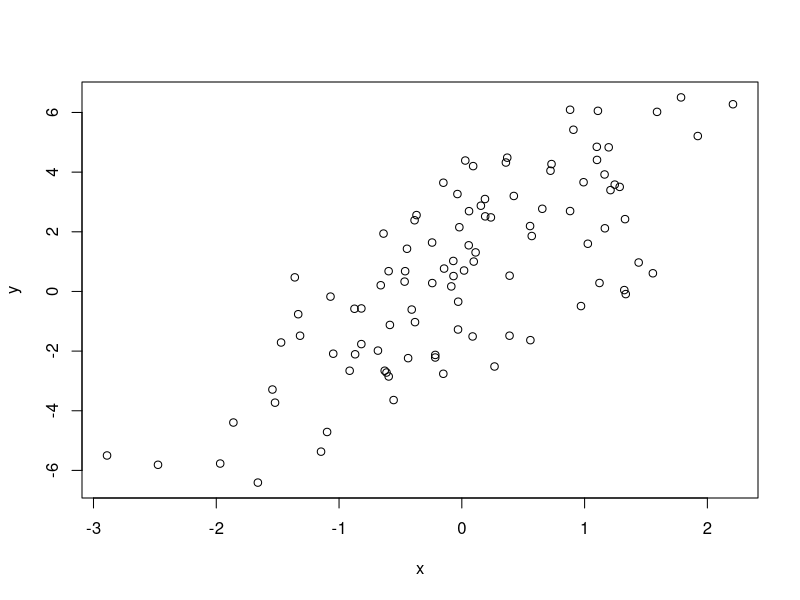
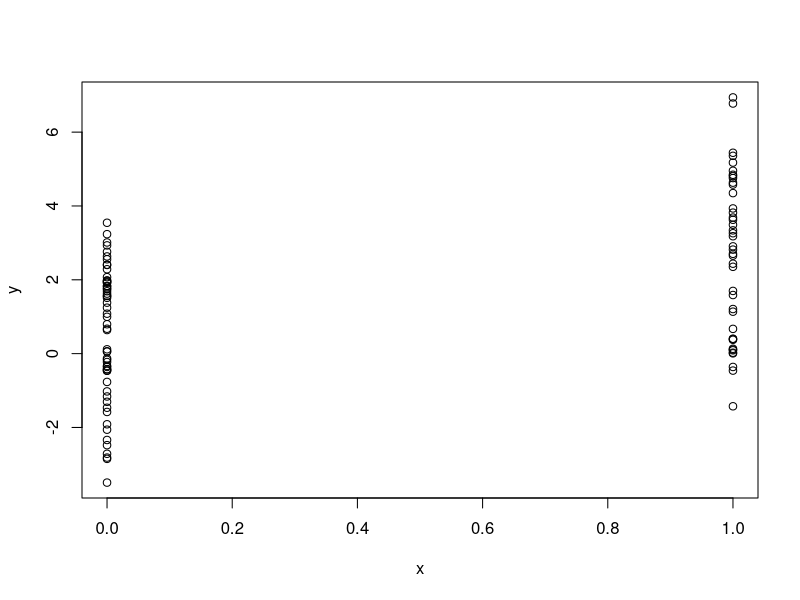
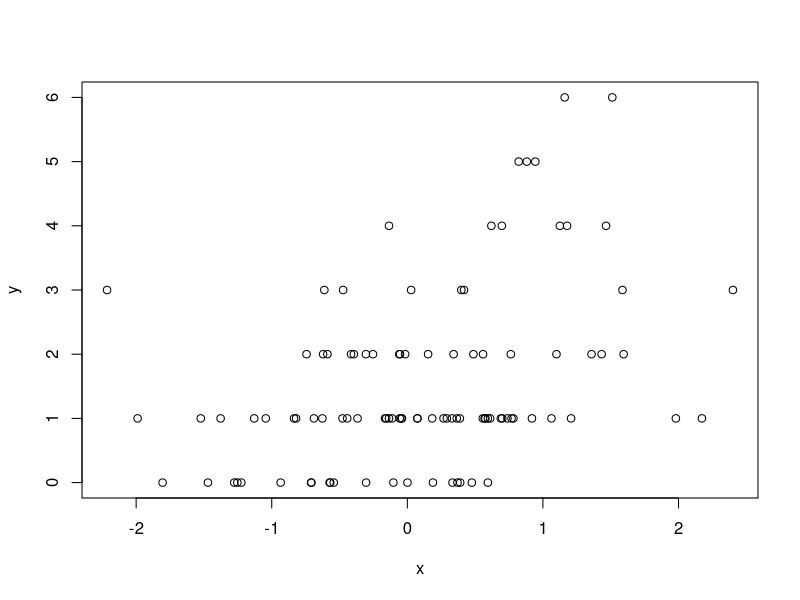
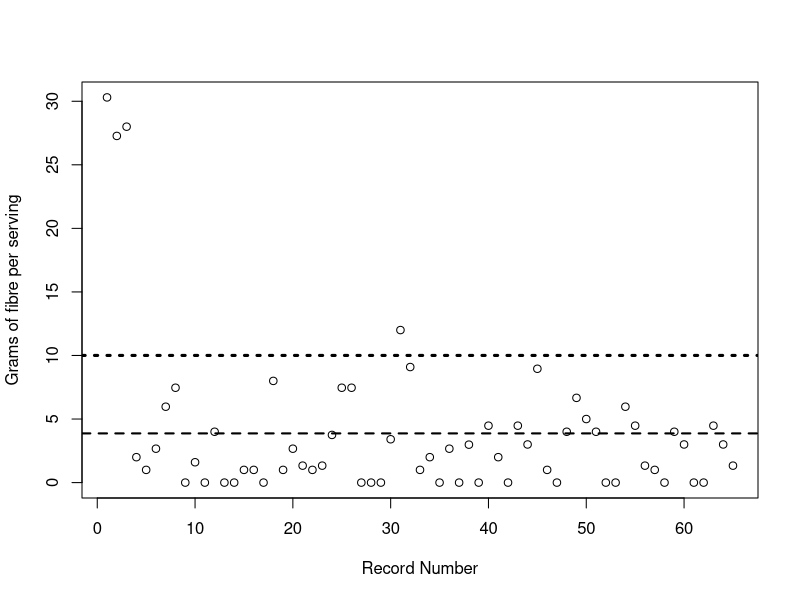
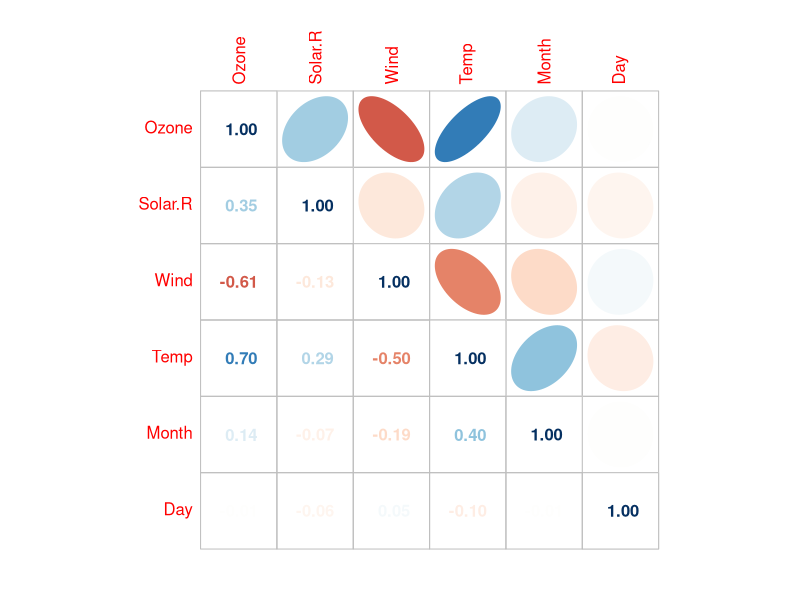

Generate these figures, in order, with R:
# MODULE 7 - Exploratory Data Analysis (numeric)
#
# (c) Copyright 2015-2024 - AMULET Analytics
# ---------------------------------------------------------------

# ---------------------------------------------------------------
# Probability distributions
#
# Many statistical tools and techniques used in data science 
# are based on probability. Probability measures how likely 
# it is for an event to occur on a scale from 0 (the event 
# never occurs) to 1 (the event always occurs.). When working 
# with data, variables in the columns of the data set can be 
# thought of as random variables: variables that vary due 
# to chance. A probability distribution describes how a 
# random variable is distributed; it tells us which values 
# a random variable is most likely to take on and which 
# values are less likely.

# In statistics, there are a range of precisely defined 
# probability distributions that have different shapes and 
# can be used to model different types of random events. 

# Knowing the distribution of data helps us better model 
# the world around us. It helps us to determine the 
# likeliness of various outcomes, or make an estimate of 
# the variability of an occurrence. All of this makes 
# knowing different probability distributions extremely 
# valuable in data science & machine learning.
#
# ---------------------------------------------------------------

# ---------------------------------------------------------------
# Generating random numbers for synthetic test data - normal 
# probability distribution using rnorm()
# ---------------------------------------------------------------

# The normal (aka Gaussian) distribution is perhaps the most 
# important distribution in all of statistics. It turns out 
# that many real world phenomena, like IQ test scores and 
# human heights, roughly follow a normal distribution, so 
# it is often used to model random variables. 

# Random number generation for the normal distribution with 
# argument "mean" equal to mean and "sd" equal to standard 
# deviation.
x <- rnorm(10, mean=0, sd=1)
x
#[1] -1.0699555 -0.5408636 -1.2404782  2.4247933 -0.1610625  0.6300392
#[7]  0.7965898  0.3648089  1.6164017  0.6919018

# 10 random numbers, normally distributed, mean=20, sd=2
x <- rnorm(10, mean=20, sd=2)
x
#[1] 21.78827 22.77555 19.77708 19.53316 21.55689 18.56826 23.19788
#[8] 18.47157 20.30528 19.34516

summary(x)


# ---------------------------------------------------------------
# Generating random numbers with seed() for experimental 
# reproducability 

rnorm(5)
#[1] -0.6264538  0.1836433 -0.8356286  1.5952808  0.3295078

# Different random numbers!
rnorm(5)
#[1] -0.8204684  0.4874291  0.7383247  0.5757814 -0.3053884

# Use same seed value to generate the same random numbers
set.seed(1)
rnorm(5)
#[1] -0.6264538  0.1836433 -0.8356286  1.5952808  0.3295078

set.seed(1)
rnorm(5)
#[1] -0.6264538  0.1836433 -0.8356286  1.5952808  0.3295078


# ---------------------------------------------------------------
# Generating random numbers for synthetic test data - Poisson 
# probability distribution using rpois()
# ---------------------------------------------------------------

# The Poisson Distribution is a discrete probability 
# distribution that is very useful in situations where the 
# discrete events occur in a continuous manner. 

# This has a huge application in many practical scenarios like: 
# - The number of calls received per minute at a call center
# - Visitors to a website
# - Movements in a stock prices
# - Number of cars arriving at a car wash during a 20 min interval

# rpois() returns a integer vector
rpois(n=10, lambda=1)    # lambda (rate) =1, vector of means
#[1] 0 0 1 1 2 1 1 4 1 2

rpois(10, 2)             # Now rate = 2 so slightly larger
#[1] 4 1 2 0 1 1 0 1 4 1

rpois(10, 20)            # Now rate = 20
#[1] 19 19 24 23 22 24 23 20 11 22


# ---------------------------------------------------------------
# Generating random numbers for synthetic test data - Binomial 
# probability distribution using rbinom()
# ---------------------------------------------------------------

# The binomial distribution model is an important probability 
# model that is used when there are two possible outcomes 
# (hence "binomial"). 

# Arguments: 
# n=1 Number of observations 
# size=1 Number of independent trials 
# prob=0.5 probability of SUCCESS for each trial (fair coin toss)

# 10 different random numbers
rbinom(n = 10, size = 1, prob = 0.5)
# [1] 0 1 0 1 1 0 1 0 1 0

# Find number of successes in 10 trials
rbinom(n = 1, size = 10, p = 0.5)
# [1] 3


# ---------------------------------------------------------------
# Using synthetic data for running linear model data experiments
# ---------------------------------------------------------------

set.seed(20)           # Set seed for reproducibility

x <- rnorm(100)        # Single predictor x
e <- rnorm(100, 0, 2)  # Error term (noise), mean=0, sd=2

# Use coefficients b1=2 (slope), b0=0.5 (y-intercept)
y <- 0.5 + 2 * x + e   # Linear model calc response y

# Simple scatter plot
plot(x, y)    # Note the linear trend


# ---------------------------------------------------------------
# Using synthetic data for running binomial data experiments
# ---------------------------------------------------------------

set.seed(10)         # Set seed for reproducibility

# Number of observations=100, number of trials=1, prob of 
# success each trial=0.5
x <- rbinom(100, 1, 0.5)    # All binary
e <- rnorm(100, 0, 2)       # Error term
y <- 0.5 + 2 * x + e

# Simple scatter plot
plot(x, y)         # X is binary with discrete values


# ---------------------------------------------------------------
# Using synthetic data for running Poisson data experiments:
# This one is called a "Poisson log-linear model"
# ---------------------------------------------------------------

set.seed(1)                # Set seed for reproducibility

# Generate 100 covariates
x <- rnorm(100)

# Compute the "log mean" of the model and then exponentiate 
# to get the mean (lambda).
# NOTE: log.mu is a vector of length 100.
log.mu <- 0.5 + 0.3 * x    

? rpois       # See lambda argument definition (can be vector)

# Call rpois() to generate 100 random variables, using vector 
# lambda
# NOTE: lambda is a vector of non-negative means, a linear 
# combination of the covariates corresponding to the ith 
# observation
y <- rpois(n=100, lambda=exp(log.mu))

# Simple scatter plot
plot(x, y)


# ---------------------------------------------------------------
# Performing counts
# ---------------------------------------------------------------

data(airquality)

# Show unique values found for a variable in order to become
# familiar with the distribution of the data.
unique(airquality$Month)       # Only month May - Sept covered
#[1] 5 6 7 8 9

# ---------------------------------------------------------------
# Count unique values for a variable using SQL
library(sqldf)
sqldf("select count(Ozone) from airquality where Ozone=11")
#  count(Ozone)
#1            3


# ---------------------------------------------------------------
# Exploring "contingency tables" aka crosstab
# ---------------------------------------------------------------

# Functions and data sets to support Venables and Ripley, "Modern 
# Applied Statistics with S" (4th edition, 2002)
# install.packages("MASS")
library(MASS)      # Large package with 170 page reference manual
data(Cars93)

? Cars93           # See data dictionary

Cars93$Type        # Factor variable with 6 levels

# Show all levels of a categorical variable (factor)
levels(Cars93$Type)
#[1] "Compact" "Large"   "Midsize" "Small"   "Sporty"  "Van"    

# Can use table() to count level values
table(Cars93$Type)
#Compact   Large Midsize   Small  Sporty     Van 
#     16      11      22      21      14       9 

# Can also compute percentages of observations represented by 
# each level
prop.table(table(Cars93$Type))
#Compact      Large    Midsize      Small     Sporty        Van 
#0.17204301 0.11827957 0.23655914 0.22580645 0.15053763 0.09677419 

sum(prop.table(table(Cars93$Type)))  # Must sum to 1
#[1] 1

# Do the same analysis for Origin
table(Cars93$Origin)
#    USA non-USA 
#     48      45 

prop.table(table(Cars93$Origin))
#      USA  non-USA 
# 0.516129 0.483871 

# Count types of cars with respect to their origin.
table(Cars93$Type, Cars93$Origin)
#        USA non-USA
#Compact   7       9
#Large    11       0
#Midsize  10      12
#Small     7      14
#Sporty    8       6
#Van       5       4

# Save table object in variable
ct1<-table(Cars93$Type, Cars93$Origin)
class(ct1)
# [1] "table"

# Sum rows of contingency table
rowSums(ct1)
#Compact   Large Midsize   Small  Sporty     Van 
#     16      11      22      21      14       9 

# Calculate frequencies (percentages) of contingency table
# prop.table() nested with table() gives frequencies.
#
# The result is a "joint probability distribution," from which 
# we can see that e.g., about 7.5% of cars are small and of 
# American origin.
prop.table(table(Cars93$Type, Cars93$Origin))
#               USA    non-USA
#Compact 0.07526882 0.09677419
#Large   0.11827957 0.00000000
#Midsize 0.10752688 0.12903226
#Small   0.07526882 0.15053763
#Sporty  0.08602151 0.06451613
#Van     0.05376344 0.04301075

# ---------------------------------------------------------------
# Chi-squared statistical test for categorical variables
# ---------------------------------------------------------------

# The most common question that arises from contingency tables 
# is if the row and column variables are independent. The most 
# basic way to answer it is to run a chi-squared statistical test
# on two categorical variables.
X <- chisq.test(Cars93$Type, Cars93$Origin)
X
#Pearson's Chi-squared test
#
#data:  Cars93$Type and Cars93$Origin
#X-squared = 14.08, df = 5, p-value = 0.01511

class(X)
#[1] "htest"

# From the above result, we can see that p-value is less than the 
# significance level (0.05). Therefore, we can conclude that 
# the two variables (Type & Origin) are not independent.

# Data scientists need to determine the relationship between 
# the independent features (predictors) and dependent variable
# (response variable). In feature selection, we aim to select 
# the features which are highly dependent on the response.


# ---------------------------------------------------------------
# Using summary() for summary statistics
# ---------------------------------------------------------------

# Summary statistics for all variables in data set
# Min: smallest value for a continuous variable
# Max: largest values for a continuous variable
# Mean: arithmetic mean (average) for a continuous variable
# Median: middle number in a sequence of values of a continuous variable
# The value of the 1st quartile (25th percentile): 
#   the value under which 25% of data points are found when they 
#   are arranged in increasing order.
# The value of the 3rd quartile (75th percentile): 
#   the value under which 75% of data points are found when they 
#   are arranged in increasing order.
# Shows # of NAs

# Automatically excludes NAs when calculating the summary statistics.

summary(airquality)

#Ozone           Solar.R           Wind       
#Min.   :  1.00   Min.   :  7.0   Min.   : 1.700  
#1st Qu.: 18.00   1st Qu.:115.8   1st Qu.: 7.400  
#Median : 31.50   Median :205.0   Median : 9.700  
#Mean   : 42.13   Mean   :185.9   Mean   : 9.958  
#3rd Qu.: 63.25   3rd Qu.:258.8   3rd Qu.:11.500  
#Max.   :168.00   Max.   :334.0   Max.   :20.700  
#NA's   :37       NA's   :7                       
#Temp           Month            Day      
#Min.   :56.00   Min.   :5.000   Min.   : 1.0  
#1st Qu.:72.00   1st Qu.:6.000   1st Qu.: 8.0  
#Median :79.00   Median :7.000   Median :16.0  
#Mean   :77.88   Mean   :6.993   Mean   :15.8  
#3rd Qu.:85.00   3rd Qu.:8.000   3rd Qu.:23.0  
#Max.   :97.00   Max.   :9.000   Max.   :31.0  

# Summary statistics for a specific variable
summary(airquality$Ozone)
#   Min. 1st Qu.  Median    Mean 3rd Qu.    Max.    NA's 
#   1.00   18.00   31.50   42.13   63.25  168.00      37 

data(iris)

# Show count of each factor level
summary(iris)       # This data set has a categorical variable Species
# Sepal.Length    Sepal.Width     Petal.Length    Petal.Width   
#Min.   :4.300   Min.   :2.000   Min.   :1.000   Min.   :0.100  
#1st Qu.:5.100   1st Qu.:2.800   1st Qu.:1.600   1st Qu.:0.300  
#Median :5.800   Median :3.000   Median :4.350   Median :1.300  
#Mean   :5.843   Mean   :3.057   Mean   :3.758   Mean   :1.199  
#3rd Qu.:6.400   3rd Qu.:3.300   3rd Qu.:5.100   3rd Qu.:1.800  
#Max.   :7.900   Max.   :4.400   Max.   :6.900   Max.   :2.500  
#      Species  
#setosa    :50  
#versicolor:50  
#virginica :50  


# ---------------------------------------------------------------
# Simple R statistical functions
# ---------------------------------------------------------------

# Mean, Min, Max, Range, Quantile
mean(airquality$Ozone, na.rm=TRUE)
#[1] 42.12931

min(airquality$Wind)
#[1] 1.7

# When using stats functions, always use na.rm=TRUE
max(airquality$Solar.R, na.rm=TRUE)
#[1] 334

range(airquality$Month)
#[1] 5 9

# ---------------------------------------------------------------
# Variance
# ---------------------------------------------------------------

# The variance is a numerical value used to indicate how widely 
# individuals in a group vary. If individual observations vary 
# greatly from the group mean, the variance is big. In contrast, 
# A variance of 0 means all the values are identical.

# Variance is defined as the average of the "squared distances" 
# from each point to the mean. Data scientists often use variance 
# to better understand the distribution of a data set.

# Variance can never be negative, because it is the average 
# squared deviation from the mean. A related statistic is 
# "standard devation" which is the square root of the variance 
# which is a measure that is used to quantify the amount of 
# variation or dispersion of a set of data values.

# FEATURE SELECTION:
# The "variance threshold" is a simple baseline approach to 
# feature selection. It removes all features which variance 
# doesn't meet some threshold. By default, it removes all 
# zero-variance features. We assume that features with a higher 
# variance may contain more useful information,

# Use the var() function in R to compute the variance
var(airquality$Temp)
# [1] 89.59133

var(airquality$Ozone, na.rm=TRUE)
# [1] 1088.201

# --------------------------------------------------------------
# Visualize "spread" of values of a numerical variable. 
# x-axis shows rows in data frame
# Draw long-dash line using mean
# Draw short-dash line using sd
# Notice outliers in upper left corner
library(MASS)
data(UScereal)

x=UScereal$fibre

plot(x,
     xlab="Record Number",
     ylab="Grams of fibre per serving")

# Add the mean line
abline(h=mean(x), lty=2, lwd=2)

# Add the standard deviation line
abline(h=mean(x)+sd(x), lty=3, lwd=3)

# ---------------------------------------------------------------
# Quantiles
# ---------------------------------------------------------------

# You can gain some insight into the distriution of a set of
# observations by examing quantiles. 
#
# A quantile is a value computed from a numeric vector that 
# indicates an observation's rank when compared to all the 
# other observations. 
#
# For example, the median is a quantile - it gives a value below
# which half of the vector values lie. It is the 0.5th quantile.

# Terminology:
# 0 quartile = 0 quantile = 0 percentile
#
# 1 quartile = 0.25 quantile = 25 percentile
#
# 2 quartile = .5 quantile = 50 percentile (median)
#
# 3 quartile = .75 quantile = 75 percentile
#
# 4 quartile = 1 quantile = 100 percentile

# Quantiles using default arg: probs = seq(0, 1, 0.25)
# Produces sample quantiles corresponding to the specified 
# probabilities. The smallest observation corresponds to 
# a probability of 0 and the largest to a probability of 1.
quantile(airquality$Ozone, probs=seq(0,1,0.25),na.rm=TRUE)
#  0%    25%    50%    75%   100% 
#1.00  18.00  31.50  63.25 168.00 

# Example: below indicates that 25% of the Ozone values lie at
# or below 18.00 and that 75% of the Ozone values lie at or below
# 63.25
quantile(airquality$Ozone, prob=c(0.25, 0.75), na.rm=TRUE)
#   25%   75% 
# 18.00 63.25 

# And now a more detailed probability distribution
quantile(airquality$Ozone, probs=seq(0,1,0.125), na.rm=TRUE)
#     0%   12.5%     25%   37.5%     50%   62.5%     75%   87.5%     100% 
#  1.000  12.000  18.000  23.000  31.500  43.625  63.250  83.250  168.000

# ---------------------------------------------------------------
# Covariance
# ---------------------------------------------------------------

# Covariance and Correlation are used to measure the relationship 
# between two variables. Covariance measures the degree to which 
# two variables change together, while correlation is a 
# standardized measure of covariance that ranges from -1 to 1, 
# indicating the strength and direction of the relationship.

# ---------------------------------------------------------------
# Understanding the relationship between variables is important. 
# A powerful statistical tool for measuring this relationship
# is the covariance using R's cov() function. 

# Covariance is a measure that quantifies the relationship
# between two variables. It tells us how changes in one variable
# are associated with changes in another. Covariance can be 
# positive, indicating a positive relationship, negative, 
# indicating a negative relationship, or zero indicating no
# relationship at all. 

# By exploring and analyzing covariance, you can uncover
# hidden patterns, dependencies, and trends. 

# Covariance can vary between -∞ and +∞
# Covariance is affected by the changes in scale.
# Covariance is zero indicates if one variable moves and the 
#    other doesn’t.

x <- c(5, 7, 3, 6, 8)
y <- c(65, 80, 50, 70, 90)

covariance <- cov(x,y)

# For every unit increase in x there is a 29 unit increase in y
covariance
#[1] 29

# ---------------------------------------------------------------
# Covariance matrix

data(mtcars)

# Calculate the covariance matrix for the mtcars dataset
cov_matrix <- cov(mtcars)
cov_matrix

# The values along the diagonal of the matrix are simply the 
# variances of each variable. The other values in the matrix 
# represent the covariances between the various variables.

# A positive number for covariance indicates that two variables 
# tend to increase or decrease simultaneously.

# A negative number for covariance indicates that as one 
# variable increases, a second variable tends to decrease.

# ---------------------------------------------------------------
# Correlation
# ---------------------------------------------------------------

# You can calculate variable correlation with cor() in R. 
# The Pearson correlation assumes the random variables to be 
# normally distributed.

# Correlation is determined by dividing the covariance by the 
# sum of the standard deviations of the variables. It standardizes 
# the covariance. Correlation is a standardized measurement that 
# has a range of -1 to 1. It enables meaningful comparisons 
# between several variables and is independent of the magnitude 
# of the variables.

# FEATURE SELECTION:
# Correlation is a measure of the linear relationship of 2 or 
# more variables. Through correlation, we can predict one 
# variable from the other. The logic behind using correlation 
# for feature selection is that the good predictors are highly 
# correlated with the response variable. Furthermore, predictors 
# should be correlated with the response but should be 
# uncorrelated with themselves.

# If two variables are correlated, we can predict one from 
# the other. Therefore, if two features are correlated, the 
# model only really needs one of them, as the second one does 
# not add additional information.

# You must choose a threshold correlation value, say 0.5, for 
# selecting the feature variable. If we find that the features 
# are correlated with themselves, we can drop the one which 
# has a lower correlation coefficient value with the response
# variable. 

# Example: highly correlated variables
cor(iris$Sepal.Length, iris$Petal.Length)
#[1] 0.8717538

# Example: weak correlation, negative correlation: larger Wind 
# tends to have smaller Temp
cor(airquality$Wind, airquality$Temp, method="pearson")
# [1] -0.4579879

# Correlation matrix of all variables in data set. NAs in table 
# result from NAs in data set.
cor(airquality)
#        Ozone Solar.R       Wind       Temp        Month          Day
#Ozone       1      NA         NA         NA           NA           NA
#Solar.R    NA       1         NA         NA           NA           NA
#Wind       NA      NA  1.0000000 -0.4579879 -0.178292579  0.027180903
#Temp       NA      NA -0.4579879  1.0000000  0.420947252 -0.130593175
#Month      NA      NA -0.1782926  0.4209473  1.000000000 -0.007961763
#Day        NA      NA  0.0271809 -0.1305932 -0.007961763  1.000000000

# cor() does not have na.rm=TRUE argument, instead:
cor(airquality, use="complete.obs")
#               Ozone     Solar.R        Wind       Temp        Month          Day
#Ozone    1.000000000  0.34834169 -0.61249658  0.6985414  0.142885168 -0.005189769
#Solar.R  0.348341693  1.00000000 -0.12718345  0.2940876 -0.074066683 -0.057753801
#Wind    -0.612496576 -0.12718345  1.00000000 -0.4971897 -0.194495804  0.049871017
#Temp     0.698541410  0.29408764 -0.49718972  1.0000000  0.403971709 -0.096545800
#Month    0.142885168 -0.07406668 -0.19449580  0.4039717  1.000000000 -0.009001079
#Day     -0.005189769 -0.05775380  0.04987102 -0.0965458 -0.009001079  1.000000000

# ---------------------------------------------------------------
# Correlation plot

# install.packages("corrplot")
library(corrplot)

# This function has 49 arguments!

# The plot shows many relationships quickly:
# - Ellipses that are narrow and elongated indicate strong 
#   correlations between the variables. Rounder, less elongated 
#   ellipses indicate weaker associations.
# - Darker colors indicate stronger correlations, versus 
#   lighter colors
# - Positive correlations are if ellipse slopes from lower left 
#   to upper right, and negative if it slopes from the upper 
#   left to the lower right.
# - Having the numerical values for the correlations in the 
#   lower triangle helps quantify the results.

par(xpd=TRUE)  # Because corrplot() use of margins is quirky
corrplot(cor(na.omit(airquality)), 
         method="ellipse", 
         type="upper",
         cl.pos="n",
         tl.pos="diag",
         mar = c(2, 0, 4, 0))
corrplot(cor(na.omit(airquality)),
         method="number",
         type="lower",
         tl.pos="n",
         cl.pos="n",
         add=TRUE)

# ---------------------------------------------------------------
# Calculate a cumulative sum
# ---------------------------------------------------------------

# Example: Subset Ozone values for May, removing NAs
sub_Ozone <- with(airquality, 
                  subset(Ozone, Month ==5 & !is.na(Ozone)))
cumsum(sub_Ozone)
#[1]  41  77  89 107 135 158 177 185 192 208 219 233 251 265 299 305 335 346 347 358 362 394
#[23] 417 462 577 614

# ---------------------------------------------------------------
# The classic Box & Jenkins airline data. Monthly totals of 
# international airline passengers, 1949 to 1960.
data(AirPassengers)    # A monthly time series, in thousands.
# Example: using time series object
class(AirPassengers)
#[1] "ts"

# Create a data frame to contain all of the time series data:
# data, years, months
df <- data.frame(                 
  pass = as.vector(AirPassengers),
  year = sort(rep(1949:1960, 12)),
  month = rep(c("Jan", "Feb", "Mar", "Apr",
                "May", "Jun", "Jul", "Aug",
                "Sep", "Oct", "Nov", "Dec"), 12))

# Create new variable pass_sum containing cumsum of passengers
df$pass_sum <- cumsum(df$pass)   

# Now you have cumulative passenger counts
head(df)
#  pass year month pass_sum
#1  112 1949   Jan      112
#2  118 1949   Feb      230
#3  132 1949   Mar      362
#4  129 1949   Apr      491
#5  121 1949   May      612
#6  135 1949   Jun      747

# ---------------------------------------------------------------
# Detecting outliers
# ---------------------------------------------------------------

# Using the Interquartile Range (IQR) Method

# The IQR method identifies outliers as observations 
# that are either below Q1 - 1.5 * IQR or above 
# Q3 + 1.5 * IQR, where Q1 and Q3 are the first and 
# third quartiles, respectively, and IQR = Q3 - Q1.

# Sample data
data <- c(10, 12, 14, 15, 15, 15, 16, 18, 19, 20, 22, 30)

# Calculate Q1, Q3, and IQR
Q1 <- quantile(data, 0.25)
Q3 <- quantile(data, 0.75)
IQR <- Q3 - Q1        # Calculate the Interquartile Range

# Define outlier thresholds
lower_bound <- Q1 - 1.5 * IQR
upper_bound <- Q3 + 1.5 * IQR

# Identify outliers
outliers <- data[data < lower_bound | data > upper_bound]
outliers
#[1] 30
